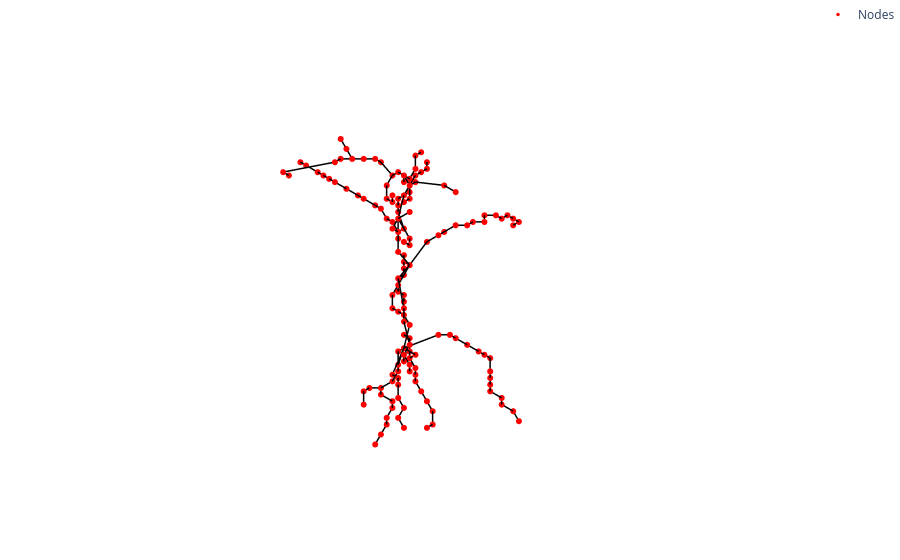

Source (notebook cell):
### Markdown cell above
## Tomato Pollination: Pepper 0

### Code cell
import numpy as np
import dismech
import os

plant_name = "pepper0"

position = "4"

geom = dismech.GeomParams(
    rod_r0=0.03,
    shell_h=0.0,
)

material = dismech.Material(density=1100,
                            youngs_rod=2.16e7,
                            youngs_shell=0,
                            poisson_rod=0.5,
                            poisson_shell=0)

dyn_sim = dismech.SimParams(static_sim=False,
                                  two_d_sim=True,   # no twisting
                                  use_mid_edge=False,
                                  use_line_search=False,
                                  show_floor=False,
                                  log_data=True,
                                  log_step=1,
                                  dt=1e-2,
                                  max_iter=50,
                                  total_time=5,
                                  plot_step=10,
                                  tol=1e-4,
                                  ftol=1e-4,
                                  dtol=1e-2
                                  )

env = dismech.Environment()
env.add_force('gravity', g=np.array([0.0, 0.0, -9.81]))
env.add_force('damping', eta=100)

input_txt = os.path.join('../tests/resources/tomato_pollination/plants/', f"{plant_name}.txt")
geo = dismech.Geometry.from_txt(input_txt)

robot = dismech.SoftRobot(geom, material, geo, dyn_sim, env)

### Figure 1 — Plotly figure (JSON) as saved in the notebook; plotly's stock layout.template omitted (floating-point values rounded to 4 significant figures; data arrays with more than 128 entries replaced by an {"elided": "..."} marker saying what was removed)
{"data": [{"line": {"color": "black", "width": 3}, "mode": "lines", "showlegend": false, "type": "scatter3d", "x": {"elided": "522 float values"}, "y": {"elided": "522 float values"}, "z": {"elided": "522 float values"}}, {"marker": {"color": "red", "size": 3.5}, "mode": "markers", "name": "Nodes", "type": "scatter3d", "x": {"elided": "175 float values"}, "y": {"elided": "175 float values"}, "z": {"elided": "175 float values"}}], "layout": {"margin": {"b": 0, "l": 0, "r": 0, "t": 0}, "scene": {"aspectmode": "data", "camera": {"projection": {"type": "orthographic"}}, "xaxis": {"visible": false}, "yaxis": {"visible": false}, "zaxis": {"visible": false}}}}
